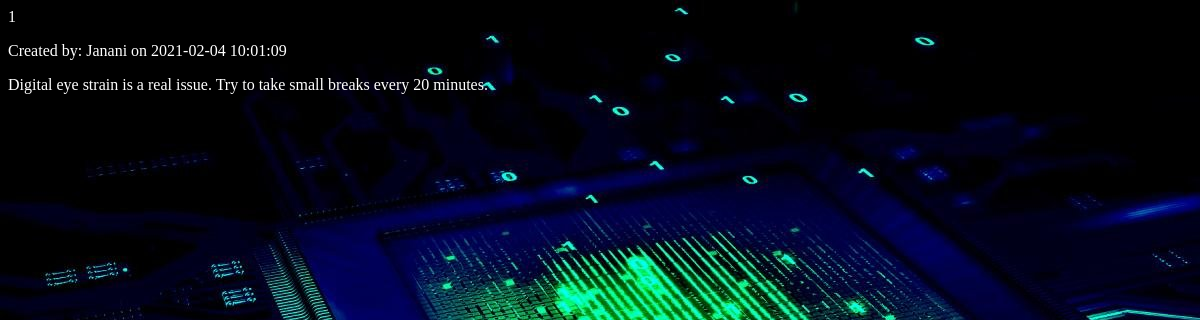
The app's page /forum/viewreply.php?reply_id=1 (signed in) with its own data.
### tables this page shows
CREATE TABLE IF NOT EXISTS `reply` (
  `reply_id` int(11) NOT NULL AUTO_INCREMENT,
  `reply_owner` varchar(150) NOT NULL,
  `reply_text` text NOT NULL,
  `reply_create_time` timestamp NOT NULL DEFAULT CURRENT_TIMESTAMP,
  `post_id` int(11) NOT NULL,
  PRIMARY KEY (`reply_id`),
  KEY `FOREIGN` (`post_id`)
);

### forum/viewreply.php (the view, shortened to what this page needs)
<?php
include_once '../dashboard/connect.php';
$sql = "SELECT * FROM reply WHERE reply_id = '" . $_GET['reply_id'] . "'";
$result=mysqli_query($conn,$sql);
$row=mysqli_fetch_array($result);
?>
<html>
    <head>
        <link rel="stylesheet" href="forum.css">
    </head>
    <body>
        <div class="">
            <p><?php echo $row['reply_id'] ?></p>
            <p>Created by: <?php echo $row['reply_owner']?> on <?php echo $row['reply_create_time'] ?></p>
            <p><?php echo $row['reply_text']?></p>
        </div>
    </body>
</html>

### forum/forum.css (style rules this page uses)
p { color: white; text-align: left; font-family: harrington; }
body { background-image: url('../home/images/bg3.jpg'); }

### records on screen
reply: reply_id "1", reply_owner "Janani", reply_create_time "2021-02-04 10:01:09", reply_text "Digital eye strain is a real issue. Try to take small breaks every 20 minutes."
